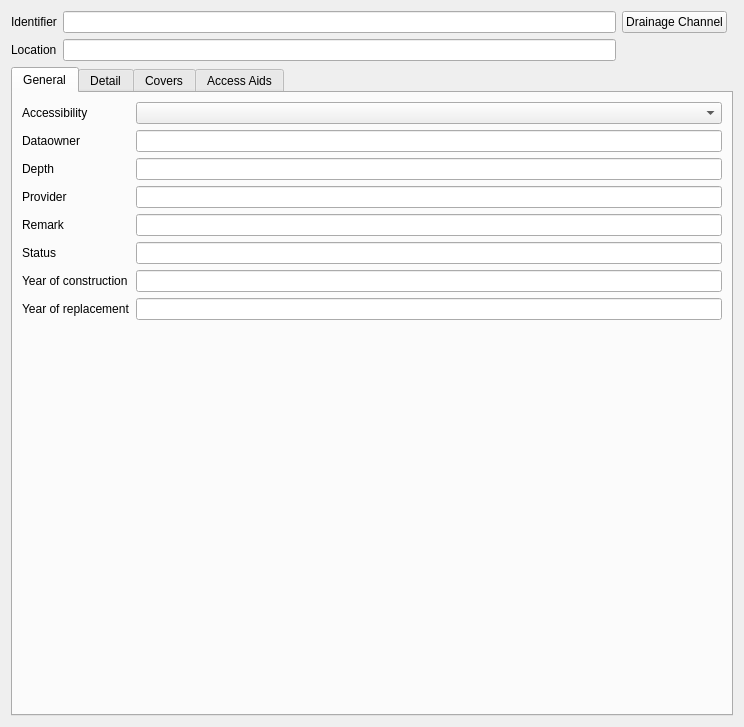
<?xml version="1.0" encoding="UTF-8"?>
<ui version="4.0">
 <class>Form</class>
 <widget class="QWidget" name="Form">
  <property name="geometry">
   <rect>
    <x>0</x>
    <y>0</y>
    <width>744</width>
    <height>727</height>
   </rect>
  </property>
  <property name="windowTitle">
   <string>Form</string>
  </property>
  <layout class="QGridLayout" name="gridLayout">
   <item row="0" column="1">
    <widget class="QLineEdit" name="identifier"/>
   </item>
   <item row="0" column="0">
    <widget class="QLabel" name="label">
     <property name="text">
      <string>Identifier</string>
     </property>
    </widget>
   </item>
   <item row="5" column="0" colspan="4">
    <widget class="QWidget" name="widget" native="true">
     <layout class="QGridLayout" name="gridLayout_2">
      <property name="margin">
       <number>0</number>
      </property>
      <item row="0" column="0">
       <widget class="QTabWidget" name="tabWidget">
        <property name="currentIndex">
         <number>0</number>
        </property>
        <widget class="QWidget" name="tab">
         <attribute name="title">
          <string>General</string>
         </attribute>
         <layout class="QFormLayout" name="formLayout_2">
          <item row="0" column="0">
           <widget class="QLabel" name="label_3">
            <property name="text">
             <string>Accessibility</string>
            </property>
           </widget>
          </item>
          <item row="0" column="1">
           <widget class="QComboBox" name="accessibility"/>
          </item>
          <item row="1" column="0">
           <widget class="QLabel" name="label_20">
            <property name="text">
             <string>Dataowner</string>
            </property>
           </widget>
          </item>
          <item row="1" column="1">
           <widget class="QLineEdit" name="dataowner"/>
          </item>
          <item row="2" column="0">
           <widget class="QLabel" name="label_5">
            <property name="text">
             <string>Depth</string>
            </property>
           </widget>
          </item>
          <item row="2" column="1">
           <widget class="QLineEdit" name="depth"/>
          </item>
          <item row="3" column="0">
           <widget class="QLabel" name="label_21">
            <property name="text">
             <string>Provider</string>
            </property>
           </widget>
          </item>
          <item row="3" column="1">
           <widget class="QLineEdit" name="provider"/>
          </item>
          <item row="4" column="0">
           <widget class="QLabel" name="label_14">
            <property name="text">
             <string>Remark</string>
            </property>
           </widget>
          </item>
          <item row="4" column="1">
           <widget class="QLineEdit" name="remark"/>
          </item>
          <item row="5" column="0">
           <widget class="QLabel" name="label_9">
            <property name="text">
             <string>Status</string>
            </property>
           </widget>
          </item>
          <item row="5" column="1">
           <widget class="QLineEdit" name="status"/>
          </item>
          <item row="6" column="0">
           <widget class="QLabel" name="label_16">
            <property name="text">
             <string>Year of construction</string>
            </property>
           </widget>
          </item>
          <item row="6" column="1">
           <widget class="QLineEdit" name="year_of_construction"/>
          </item>
          <item row="7" column="0">
           <widget class="QLabel" name="label_15">
            <property name="text">
             <string>Year of replacement</string>
            </property>
           </widget>
          </item>
          <item row="7" column="1">
           <widget class="QLineEdit" name="year_of_replacement"/>
          </item>
         </layout>
        </widget>
        <widget class="QWidget" name="tab_2">
         <attribute name="title">
          <string>Detail</string>
         </attribute>
         <layout class="QGridLayout" name="gridLayout_4">
          <item row="0" column="0">
           <widget class="QScrollArea" name="scrollArea">
            <property name="widgetResizable">
             <bool>true</bool>
            </property>
            <widget class="QWidget" name="scrollAreaWidgetContents">
             <property name="geometry">
              <rect>
               <x>0</x>
               <y>0</y>
               <width>349</width>
               <height>624</height>
              </rect>
             </property>
             <layout class="QGridLayout" name="gridLayout_5">
              <item row="0" column="0">
               <widget class="QLabel" name="label_4">
                <property name="text">
                 <string>Contract section</string>
                </property>
               </widget>
              </item>
              <item row="0" column="1">
               <widget class="QLineEdit" name="contract_section"/>
              </item>
              <item row="1" column="0">
               <widget class="QLabel" name="label_6">
                <property name="text">
                 <string>Financing</string>
                </property>
               </widget>
              </item>
              <item row="1" column="1">
               <widget class="QLineEdit" name="financing"/>
              </item>
              <item row="2" column="0">
               <widget class="QLabel" name="label_7">
                <property name="text">
                 <string>Gross costs</string>
                </property>
               </widget>
              </item>
              <item row="2" column="1">
               <widget class="QLineEdit" name="gross_costs"/>
              </item>
              <item row="3" column="0">
               <widget class="QLabel" name="label_19">
                <property name="text">
                 <string>Last modification</string>
                </property>
               </widget>
              </item>
              <item row="3" column="1">
               <widget class="QLineEdit" name="last_modification"/>
              </item>
              <item row="4" column="0">
               <widget class="QLabel" name="label_13">
                <property name="text">
                 <string>Renovation necessity</string>
                </property>
               </widget>
              </item>
              <item row="4" column="1">
               <widget class="QLineEdit" name="renovation_necessity"/>
              </item>
              <item row="5" column="0">
               <widget class="QLabel" name="label_12">
                <property name="text">
                 <string>Replacement value</string>
                </property>
               </widget>
              </item>
              <item row="5" column="1">
               <widget class="QLineEdit" name="replacement_value"/>
              </item>
              <item row="6" column="0">
               <widget class="QLabel" name="label_11">
                <property name="text">
                 <string>Replacement value base year</string>
                </property>
               </widget>
              </item>
              <item row="6" column="1">
               <widget class="QLineEdit" name="replacement_value_base_year"/>
              </item>
              <item row="7" column="0">
               <widget class="QLabel" name="label_10">
                <property name="text">
                 <string>Replacement value construction type</string>
                </property>
               </widget>
              </item>
              <item row="7" column="1">
               <widget class="QLineEdit" name="replacement_value_construction_type"/>
              </item>
              <item row="8" column="0">
               <widget class="QLabel" name="label_18">
                <property name="text">
                 <string>Structure Condition</string>
                </property>
               </widget>
              </item>
              <item row="8" column="1">
               <widget class="QComboBox" name="structure_condition"/>
              </item>
              <item row="9" column="0">
               <widget class="QLabel" name="label_17">
                <property name="text">
                 <string>Subsidies</string>
                </property>
               </widget>
              </item>
              <item row="9" column="1">
               <widget class="QLineEdit" name="lineEdit_7"/>
              </item>
              <item row="10" column="0">
               <widget class="QLabel" name="label_8">
                <property name="text">
                 <string>Inspection interval</string>
                </property>
               </widget>
              </item>
              <item row="10" column="1">
               <widget class="QLineEdit" name="inspection_interval"/>
              </item>
              <item row="11" column="0">
               <widget class="QLabel" name="label_23">
                <property name="text">
                 <string>Dimension 1</string>
                </property>
               </widget>
              </item>
              <item row="11" column="1">
               <widget class="QSpinBox" name="dimension1"/>
              </item>
              <item row="12" column="0">
               <widget class="QLabel" name="label_22">
                <property name="text">
                 <string>Dimension 2</string>
                </property>
               </widget>
              </item>
              <item row="12" column="1">
               <widget class="QSpinBox" name="dimension2"/>
              </item>
              <item row="13" column="0">
               <widget class="QLabel" name="label_24">
                <property name="text">
                 <string>Function</string>
                </property>
               </widget>
              </item>
              <item row="13" column="1">
               <widget class="QComboBox" name="function"/>
              </item>
              <item row="14" column="0">
               <widget class="QLabel" name="label_25">
                <property name="text">
                 <string>Material</string>
                </property>
               </widget>
              </item>
              <item row="14" column="1">
               <widget class="QComboBox" name="material"/>
              </item>
              <item row="15" column="0">
               <widget class="QLabel" name="label_26">
                <property name="text">
                 <string>Surface Inflow</string>
                </property>
               </widget>
              </item>
              <item row="15" column="1">
               <widget class="QSpinBox" name="surface_inflow"/>
              </item>
             </layout>
            </widget>
           </widget>
          </item>
         </layout>
        </widget>
        <widget class="QWidget" name="tab_4">
         <attribute name="title">
          <string>Covers</string>
         </attribute>
         <layout class="QGridLayout" name="gridLayout_3">
          <property name="margin">
           <number>0</number>
          </property>
          <item row="0" column="0">
           <widget class="QgsRelationEditorWidget" name="mRelationEditor_2">
            <property name="qgisRelation">
             <string notr="true">cover-manhole</string>
            </property>
           </widget>
          </item>
         </layout>
        </widget>
        <widget class="QWidget" name="tab_3">
         <attribute name="title">
          <string>Access Aids</string>
         </attribute>
         <layout class="QGridLayout" name="gridLayout_6">
          <property name="margin">
           <number>0</number>
          </property>
          <item row="0" column="0">
           <widget class="QgsRelationEditorWidget" name="mRelationEditor">
            <property name="qgisRelation">
             <string notr="true">access_aid-manhole</string>
            </property>
           </widget>
          </item>
         </layout>
        </widget>
       </widget>
      </item>
     </layout>
    </widget>
   </item>
   <item row="1" column="0">
    <widget class="QLabel" name="label_2">
     <property name="text">
      <string>Location</string>
     </property>
    </widget>
   </item>
   <item row="1" column="1">
    <widget class="QLineEdit" name="location_name"/>
   </item>
   <item row="0" column="2">
    <widget class="QPushButton" name="btn_digitize_drainage_channel">
     <property name="text">
      <string>Drainage Channel</string>
     </property>
    </widget>
   </item>
  </layout>
 </widget>
 <customwidgets>
  <customwidget>
   <class>QgsCollapsibleGroupBox</class>
   <extends>QGroupBox</extends>
   <header>qgscollapsiblegroupbox.h</header>
   <container>1</container>
  </customwidget>
  <customwidget>
   <class>QgsRelationEditorWidget</class>
   <extends>QgsCollapsibleGroupBox</extends>
   <header>qgsrelationeditorwidget.h</header>
  </customwidget>
 </customwidgets>
 <resources/>
 <connections/>
</ui>
